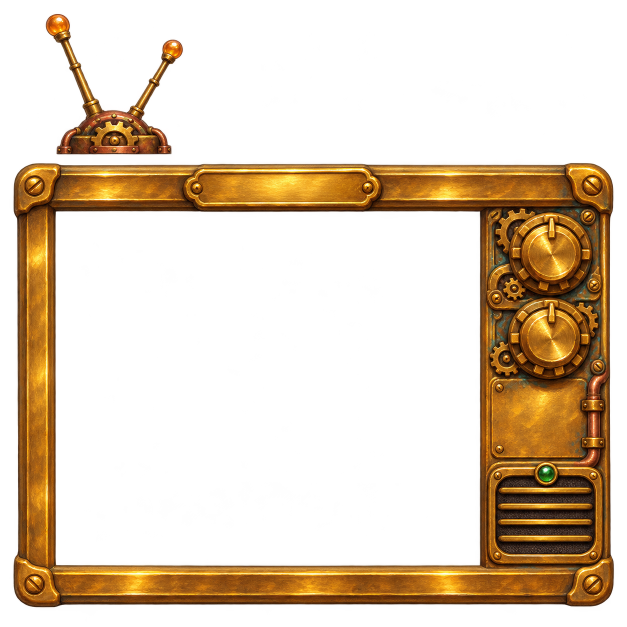
#> input picture tools/TVArt/tv-painted.png, 1254 x 1254 px (shown at 1/2 size)
$ python make-icon.py
#> lines starting #> are read from the running program, lines starting #| are printed output that depends on the picture
"""Builds the app icon (icon.png 256 x 256, icon.ico 16-256) and the browser extension icons (16-128).
Source: tools/Icon/icon-painted.png when it exists (Tomas's painted square icon), otherwise the painted BILGEBOX
master in tools/TVArt, whose transparent screen gets a dark green glass fill so the TV reads at 16 px.
Run: py tools/Icon/make-icon.py
"""
from pathlib import Path

from PIL import Image, ImageDraw, ImageFilter

ROOT = Path(__file__).resolve().parents[2]
PAINTED = ROOT / "tools" / "Icon" / "icon-painted.png"


def from_master():
    master = Image.open(ROOT / "tools" / "TVArt" / "tv-painted.png").convert("RGBA")
#> master is the input picture: PIL image 1254x1254 RGBA; mean R, G, B, A 48.3, 29.7, 8.5, 74.9

    glass = Image.new("RGBA", master.size, (0, 0, 0, 0))
#> glass: PIL image 1254x1254 RGBA; every value is 0
    draw = ImageDraw.Draw(glass)
    draw.rectangle((100, 410, 975, 1135), fill=(10, 48, 30, 255))
    glare = Image.new("RGBA", master.size, (0, 0, 0, 0))
    ImageDraw.Draw(glare).ellipse((180, 470, 620, 760), fill=(120, 220, 150, 90))
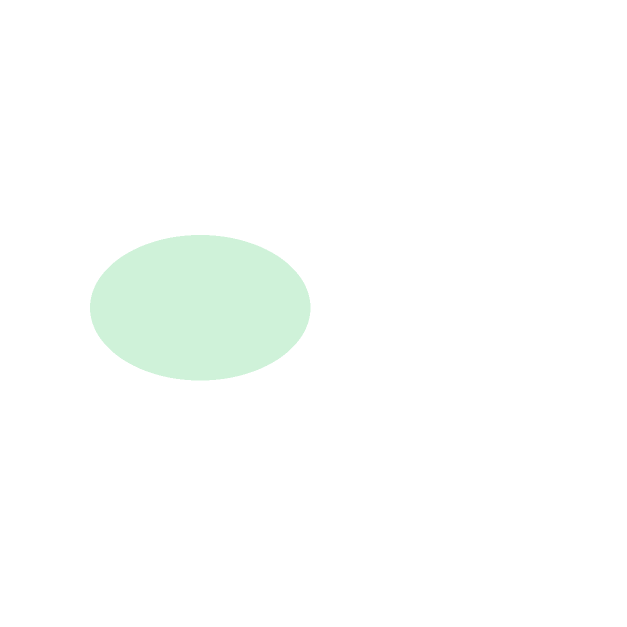
#> glare: PIL image 1254x1254 RGBA (shown at 1/2 size); mean R, G, B, A 7.7, 14.1, 9.6, 5.8; transparent parts drawn white
    glass = Image.alpha_composite(glass, glare.filter(ImageFilter.GaussianBlur(40)))
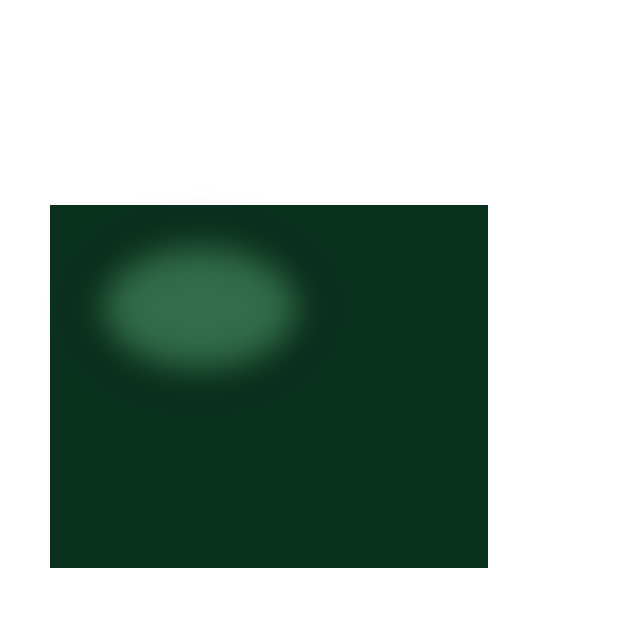
#> glass: PIL image 1254x1254 RGBA (shown at 1/2 size); mean R, G, B, A 5.8, 22, 14, 103.1; transparent parts drawn white
    picture = Image.alpha_composite(glass, master)
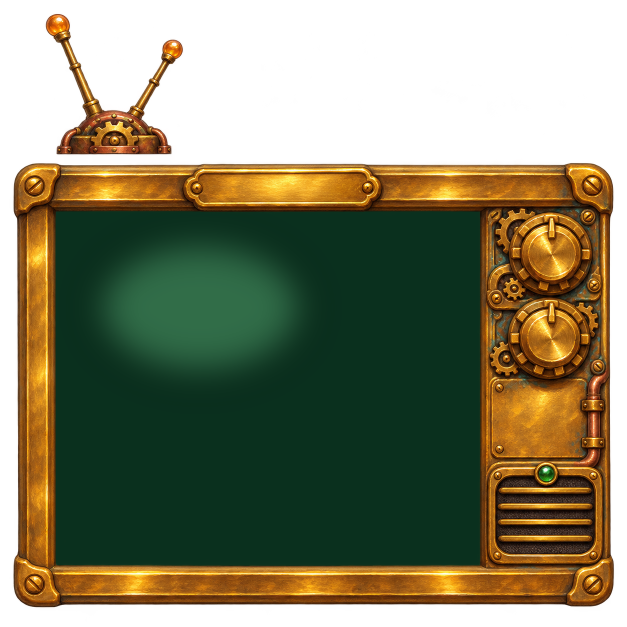
#> picture: PIL image 1254x1254 RGBA (shown at 1/2 size); mean R, G, B, A 52.6, 50.1, 21.7, 172.5; transparent parts drawn white

    # Square canvas, the TV centred, a little margin.
    side = max(picture.size)
#> side = 1254
    square = Image.new("RGBA", (side, side), (0, 0, 0, 0))
    square.paste(picture, ((side - picture.width) // 2, (side - picture.height) // 2))
    return square


def from_painted():
    image = Image.open(PAINTED).convert("RGBA")
    side = min(image.size)
    left, top = (image.width - side) // 2, (image.height - side) // 2
    return image.crop((left, top, left + side, top + side))


square = from_painted() if PAINTED.exists() else from_master()
icon = square.resize((256, 256), Image.LANCZOS)
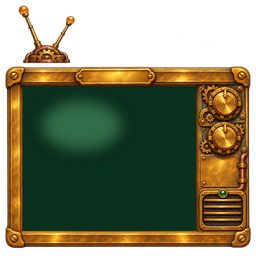
#> icon: PIL image 256x256 RGBA; mean R, G, B, A 52.7, 50, 21.6, 172.5; transparent parts drawn white
icon.save(ROOT / "icon.png")
icon.save(ROOT / "src" / "ForeverTV.App" / "icon.ico", sizes=[(16, 16), (24, 24), (32, 32), (48, 48), (64, 64), (128, 128), (256, 256)])
icons = ROOT / "extension" / "icons"
icons.mkdir(parents=True, exist_ok=True)
for size in (16, 32, 48, 128):
    square.resize((size, size), Image.LANCZOS).save(icons / f"icon-{size}.png")
#> this loop made 4 passes
#> pass 1, `square.resize((size, size), Image.LANCZOS).save(icons / f"icon-{size}...`:
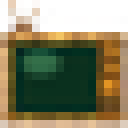
#> saved as icon-16.png: PIL image 16x16 RGBA (shown 8 times larger); mean R, G, B, A 83.6, 67.1, 24.9, 173.7; transparent parts drawn white
#> pass 2, `square.resize((size, size), Image.LANCZOS).save(icons / f"icon-{size}...`:
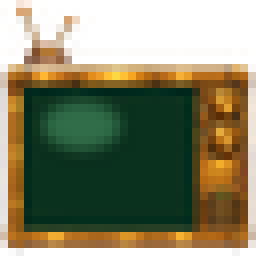
#> saved as icon-32.png: PIL image 32x32 RGBA (shown 8 times larger); mean R, G, B, A 67.8, 60, 25.4, 172.6; transparent parts drawn white
print("wrote icon.png, src/ForeverTV.App/icon.ico and extension/icons from", PAINTED.name if PAINTED.exists() else "tv-painted.png")
